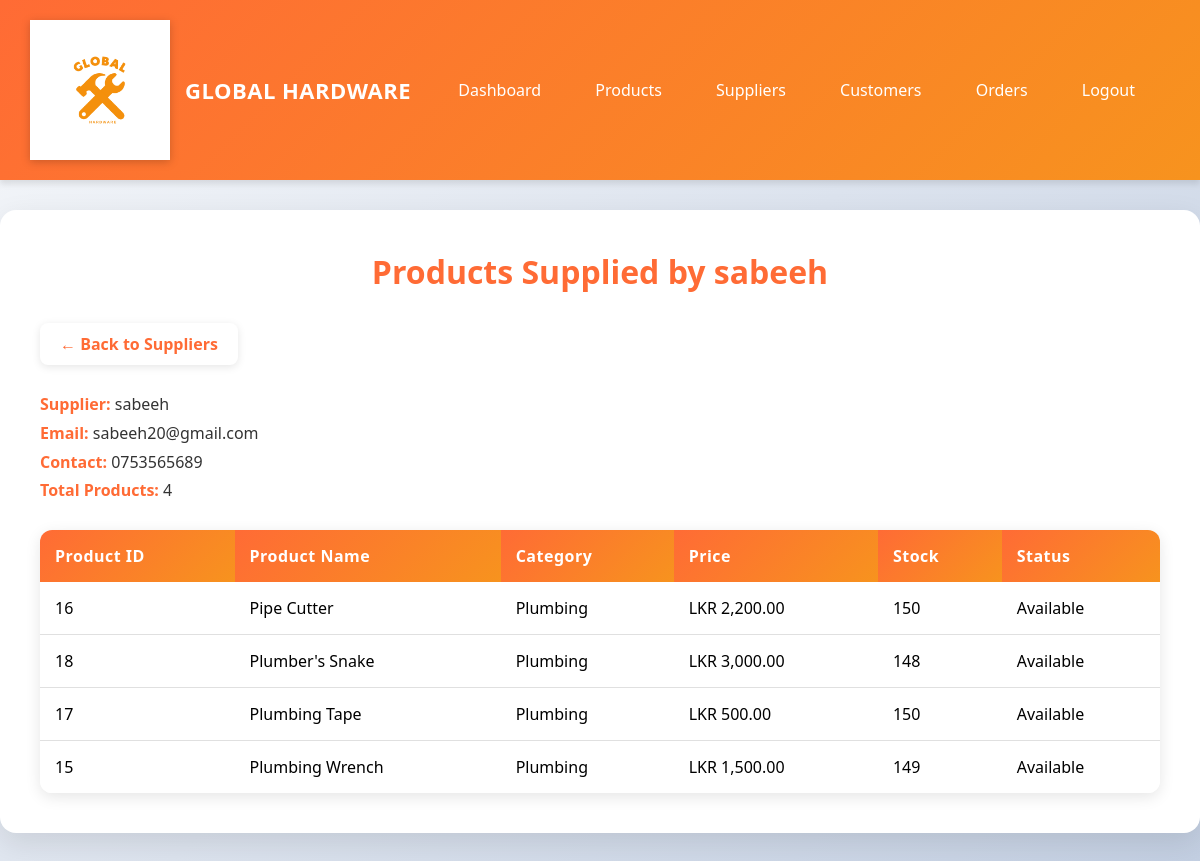
The page /admin/supplier_products.php?id=4 (signed in) on the database its author committed.
### tables this page shows
CREATE TABLE `suppliers` (
  `supplier_id` int(11) NOT NULL,
  `name` varchar(100) NOT NULL,
  `contact` varchar(30) DEFAULT NULL,
  `email` varchar(100) NOT NULL,
  `address` varchar(255) DEFAULT NULL,
  `created_at` datetime DEFAULT current_timestamp()
);

CREATE TABLE `products` (
  `product_id` int(11) NOT NULL,
  `name` varchar(100) NOT NULL,
  `category` varchar(50) DEFAULT NULL,
  `price` decimal(10,2) NOT NULL,
  `stock` int(11) NOT NULL DEFAULT 0,
  `description` text DEFAULT NULL,
  `image` varchar(255) DEFAULT NULL,
  `status` enum('Available','Out of Stock') DEFAULT 'Available',
  `created_at` datetime DEFAULT current_timestamp()
);

### admin/supplier_products.php (the view, shortened to what this page needs)
<?php
require_once '../config/db.php';
$supplierId = intval($_GET['id'] ?? 0);
$supplierStmt = $pdo->prepare("SELECT * FROM suppliers WHERE supplier_id = ?");
$supplierStmt->execute([$supplierId]);
$supplier = $supplierStmt->fetch();
$productsStmt = $pdo->prepare("SELECT p.* FROM products p
    JOIN product_supplier ps ON p.product_id = ps.product_id
    WHERE ps.supplier_id = ?
    ORDER BY p.name");
$productsStmt->execute([$supplierId]);
$products = $productsStmt->fetchAll();
?>
<!DOCTYPE html>
<html>
<head>
</head>
<body>
    <div class="header">
        <div class="header-content">
            <div class="logo">
                <img src="../Images/GLOBAL.png" alt="Global Hardware Logo">
                <span class="logo-text">GLOBAL HARDWARE</span>
            </div>
            <nav>
                <a href="dashboard.php">Dashboard</a>
                <a href="products.php">Products</a>
                <a href="suppliers.php">Suppliers</a>
                <a href="customers.php">Customers</a>
                <a href="orders.php">Orders</a>
                <a href="logout.php">Logout</a>
            </nav>
        </div>
    </div>
    <div class="container">
        <h1>Products Supplied by <?= htmlspecialchars($supplier['name']) ?></h1>
        <a href="suppliers.php" class="back-link">← Back to Suppliers</a>
        <p><strong>Supplier:</strong> <?= htmlspecialchars($supplier['name']) ?><br>
        <strong>Email:</strong> <?= htmlspecialchars($supplier['email']) ?><br>
        <strong>Contact:</strong> <?= htmlspecialchars($supplier['contact'] ?? 'N/A') ?><br>
        <strong>Total Products:</strong> <?= count($products) ?></p>
        <?php if (empty($products)): ?>
            <p>This supplier has no products assigned.</p>
        <?php else: ?>
            <table>
                <tr>
                    <th>Product ID</th>
                    <th>Product Name</th>
                    <th>Category</th>
                    <th>Price</th>
                    <th>Stock</th>
                    <th>Status</th>
                </tr>
                <?php foreach($products as $product): ?>
                <tr>
                    <td><?= $product['product_id'] ?></td>
                    <td><?= htmlspecialchars($product['name']) ?></td>
                    <td><?= htmlspecialchars($product['category']) ?></td>
                    <td>LKR <?= number_format($product['price'], 2) ?></td>
                    <td><?= $product['stock'] ?></td>
                    <td><?= $product['status'] ?></td>
                </tr>
                <?php endforeach; ?>
            </table>
        <?php endif; ?>
    </div>
</body>
</html>

### admin/supplier_products.php (style rules this page uses)
* { margin: 0; padding: 0; box-sizing: border-box; }
body { font-family: 'Segoe UI', Tahoma, Geneva, Verdana, sans-serif; background: linear-gradient(135deg, #f5f7fa 0%, #c3cfe2 100%); margin:0; min-height: 100vh; }
.header { background: linear-gradient(135deg, #ff6b35 0%, #f7931e 100%); color: white; padding: 20px 0; box-shadow: 0 4px 6px rgba(0,0,0,0.1); margin-bottom: 30px; }
.header-content { max-width: 1200px; margin: 0 auto; padding: 0 30px; display: flex; justify-content: space-between; align-items: center; }
.logo { display: flex; align-items: center; gap: 15px; }
.logo img { max-width: 140px; height: auto; filter: drop-shadow(0 2px 4px rgba(0,0,0,0.2)); }
.logo-text { font-size: 22px; font-weight: 600; letter-spacing: 0.5px; }
.container { max-width: 1200px; margin: 30px auto; background: #fff; padding: 40px; border-radius: 16px; box-shadow: 0 10px 30px rgba(0,0,0,0.1); }
h1 { text-align: center; color: #ff6b35; font-size: 32px; margin-bottom: 30px; font-weight: 600; }
nav a { margin-right: 20px; text-decoration: none; color: white; font-weight: 500; padding: 8px 15px; border-radius: 6px; transition: all 0.3s; }
table { width:100%; border-collapse: separate; border-spacing: 0; margin-top: 25px; border-radius: 12px; overflow: hidden; box-shadow: 0 4px 15px rgba(0,0,0,0.1); }
th { background: linear-gradient(135deg, #ff6b35 0%, #f7931e 100%); color: white; padding: 15px; text-align: left; font-weight: 600; letter-spacing: 0.5px; }
td { padding: 15px; border-bottom: 1px solid #e0e0e0; background: white; }
tr:last-child td { border-bottom: none; }
.back-link { display: inline-block; margin-bottom: 25px; color: #ff6b35; text-decoration: none; font-weight: 600; padding: 10px 20px; background: white; border-radius: 8px; box-shadow: 0 2px 8px rgba(0,0,0,0.1); transition: all 0.3s; }
p { color: #333; line-height: 1.8; margin-bottom: 15px; }
strong { color: #ff6b35; }

### rows shown on the page
suppliers: name "sabeeh", email "sabeeh20@gmail.com", contact "0753565689"
products: product_id "16", name "Pipe Cutter", category "Plumbing", price "2,200.00", stock "150", status "Available"
products: product_id "18", name "Plumber's Snake", category "Plumbing", price "3,000.00", stock "148", status "Available"
products: product_id "17", name "Plumbing Tape", category "Plumbing", price "500.00", stock "150", status "Available"
products: product_id "15", name "Plumbing Wrench", category "Plumbing", price "1,500.00", stock "149", status "Available"

### other values the page prints
count($products) "4"
